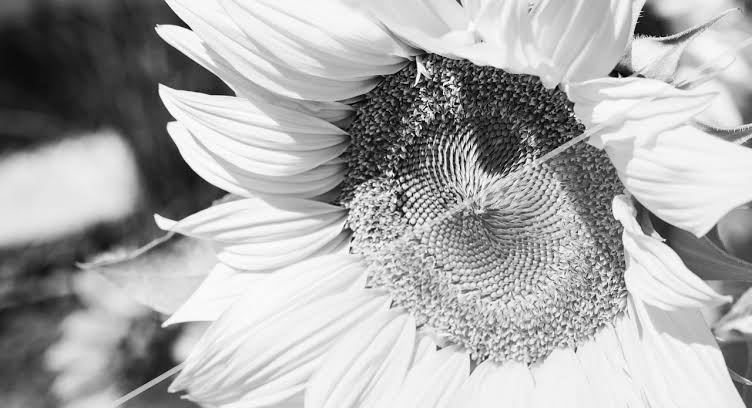
#> input picture girasol.jpg, 752 x 408 px
$ python p3-fig-va-0072.py
#> lines starting #> are read from the running program, lines starting #| are printed output that depends on the picture
import numpy as np
import pandas as pd
import matplotlib.pyplot as plt
import cv2
# catherine rascon NC = 0072
print("catherine rascons NC = 0072")
print("UIII Act3 colocar puntos a una imagen  en blanco y negro VA")
mi_imag = cv2.imread("girasol.jpg")
#> mi_imag is the input picture: shape (408, 752, 3); min 0, max 255, mean 170.3
plt.imshow(mi_imag)
plt.title("girasol y catherine rascon 0072")
plt.show()

print("-+-+-+-+-+ puntos sobre la imagen +-+-+-+-+")
plt.imshow(mi_imag)
x = [100,100,300,500]
y = [100,400,500,200],
plt.scatter(x, y, s=20,c="red")
plt.show()
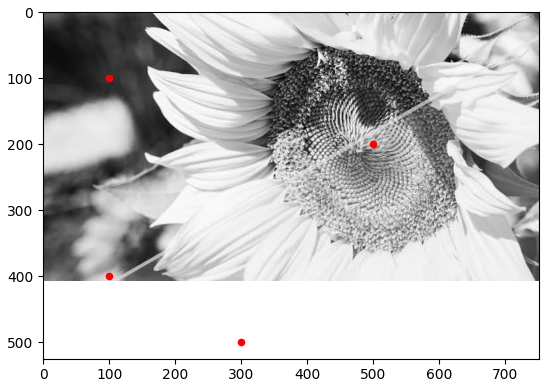
#> figure drawn by matplotlib, 1 panel

print("-+-+-+-+-+ cuadro azul en la imagen +-+-+-+-+")
img_girasol = cv2.imread("girasol.jpg")
plt.imshow(img_girasol)
# x = [100,100,500,500,100]
# y = [500,100,100,500,500]
x = [300,300,650,650,100]
y = [500,100,100,400,400]
plt.plot(x, y, c="blue")
plt.show()

print("-+-+-+-+-+ circulo azul en la imagen +-+-+-+-+")
img_girasol = cv2.imread("girasol.jpg")
plt.imshow(img_girasol)
n = 30 # lados del poligono
x = np.zeros((n+1,))
y = np.zeros((n+1,))
(xc,yc) = (340,320)
r = 150 # radio
for img_girasol in range (n+1):
    t = 2*np.pi/n*img_girasol
    x[img_girasol]= xc + r*np.cos(t)
    y[img_girasol]= yc + r*np.sin(t)
plt.plot(x, y, c="green")
plt.show()
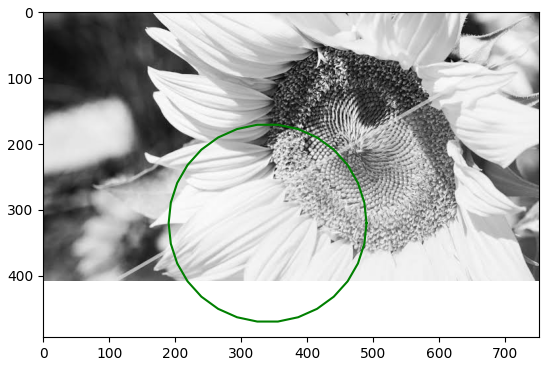
#> figure drawn by matplotlib, 1 panel

$ run again, with ojo.jpg copied over girasol.jpg
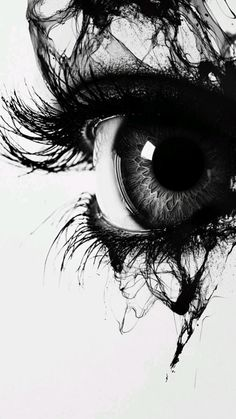
#> input picture ojo.jpg, 236 x 419 px
#> mi_imag is the input picture: shape (419, 236, 3); mean B, G, R 151.9, 152.1, 152.1
#> `plt.show()`:
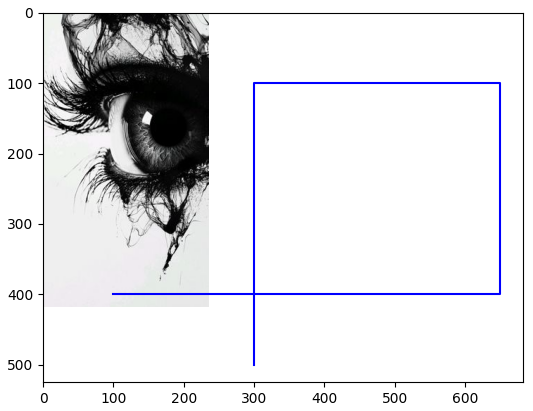
#> figure drawn by matplotlib, 1 panel; B, G, R data is drawn as R, G, B
#> `plt.show()`:
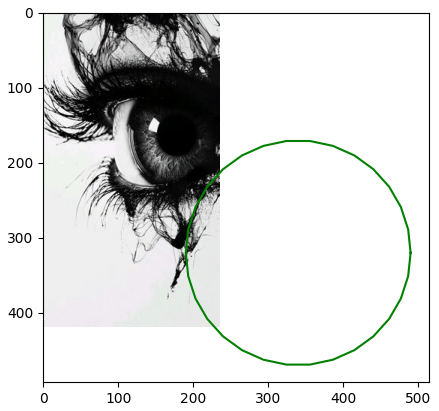
#> figure drawn by matplotlib, 1 panel; B, G, R data is drawn as R, G, B

$ run again, with image-1.png saved as girasol.jpg
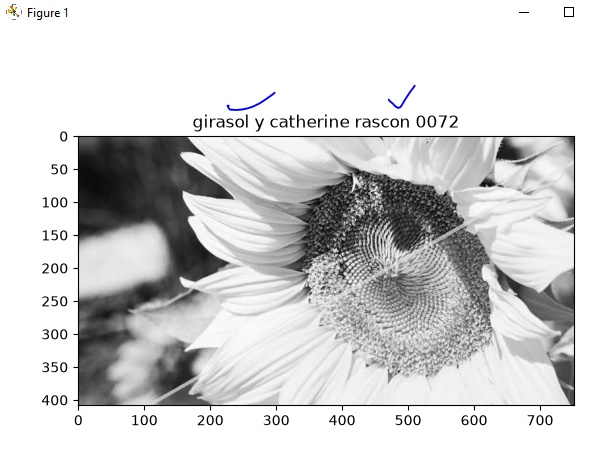
#> input picture image-1.png, 609 x 452 px
#> mi_imag is the input picture: shape (452, 609, 3); mean B, G, R 210.2, 210.1, 210.1
#> `plt.show()`:
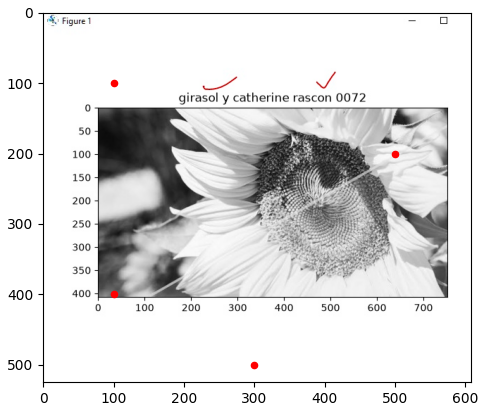
#> figure drawn by matplotlib, 1 panel; B, G, R data is drawn as R, G, B
#> `plt.show()`:
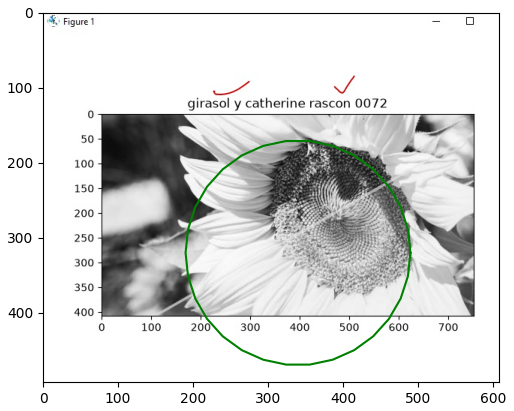
#> figure drawn by matplotlib, 1 panel; B, G, R data is drawn as R, G, B

$ run again, with image-2.png saved as girasol.jpg
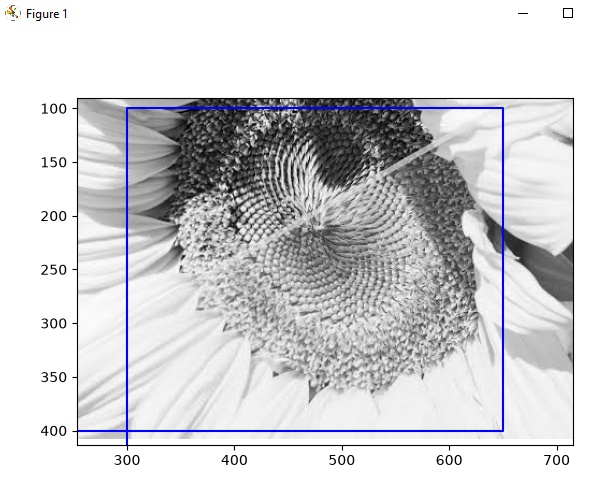
#> input picture image-2.png, 604 x 486 px
#> mi_imag is the input picture: shape (486, 604, 3); mean B, G, R 211.7, 209.3, 209.3
#> `plt.show()`:
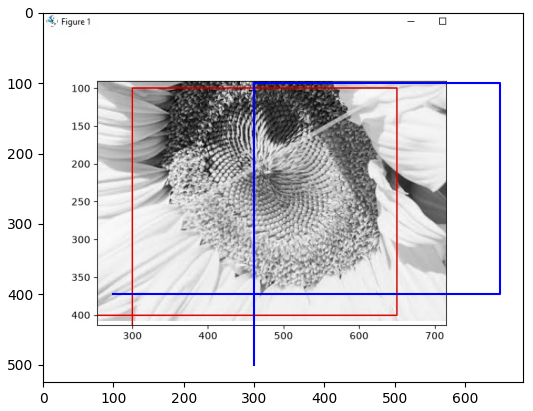
#> figure drawn by matplotlib, 1 panel; B, G, R data is drawn as R, G, B
#> `plt.show()`:
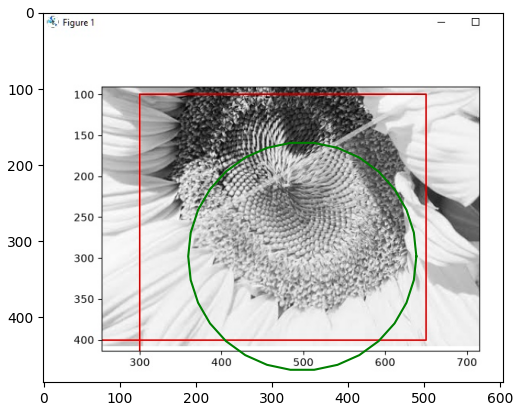
#> figure drawn by matplotlib, 1 panel; B, G, R data is drawn as R, G, B
